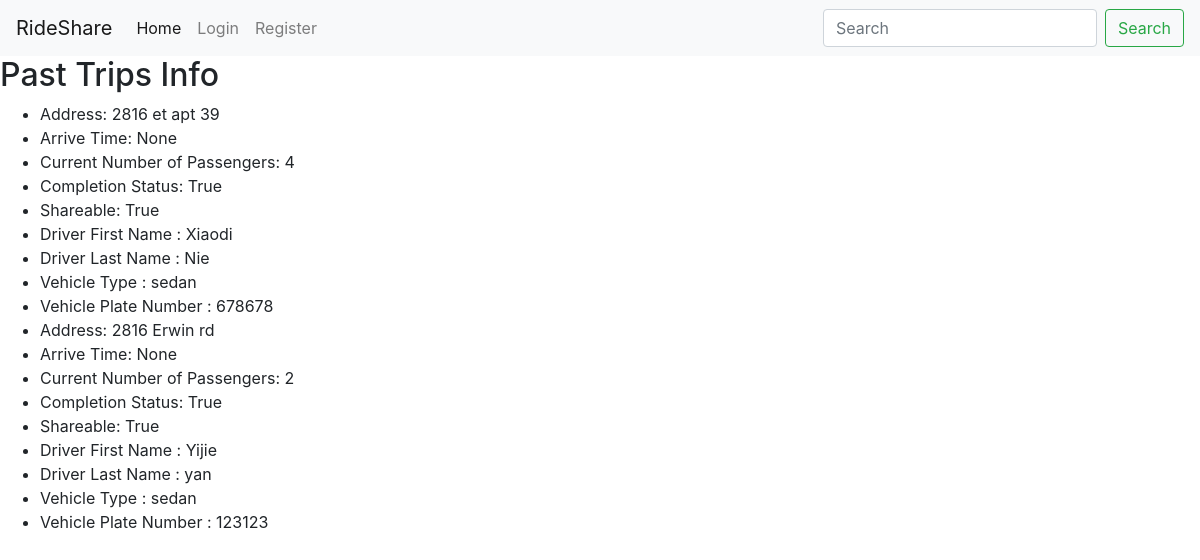
Page /user/1/past_trip/ on the committed database.
### ride_share/models.py (models this page shows, shortened)
class Trip(models.Model):
    owner_id = models.PositiveSmallIntegerField('owner_id', default=0)
    address = models.CharField('address', max_length=128, default=None)
    note = models.CharField('note', max_length=128, blank=True)
    time = models.DateTimeField('time', default=timezone.now())
    curr_passenger = models.PositiveSmallIntegerField('curr_passenger', default=0)
    is_confirm = models.BooleanField('is_confirm', default=False)
    driver_id = models.PositiveSmallIntegerField('driver_id', default=0)
    is_complete = models.BooleanField('is_complete', default=False)
    is_shareable = models.BooleanField('is_shareable', default=False)
    class Meta:
        verbose_name = 'Trip Information'

class Vehicle(models.Model):
    driver = models.OneToOneField(Driver, on_delete=models.CASCADE, related_name='vehicle')
    note_driver = models.CharField('note_driver', max_length=128, blank=True)
    type = models.CharField('type', max_length=128, blank=True)
    plate_num = models.CharField('plate_num', max_length=128, blank=True)
    max_passenger = models.PositiveSmallIntegerField('max_passenger', default=0)
    class Meta:
        verbose_name = 'Vehicle Information'

### ride_share/views.py (the view, shortened to what this page needs)
# urls.py: re_path(r'^user/(?P<pk>\d+)/past_trip/$', views.past_trip, name='past_trip'),
def past_trip(request, pk):
    trips_nonshare = Trip.objects.filter((Q(owner_id=pk) | Q(driver_id=pk)) & Q(is_confirm=True))
    tripsharer = TripSharerList.objects.filter(user_id=pk)
    trips = []
    trips_share = []
    if (not trips_nonshare.exists()) and (not tripsharer.exists()):
        return render(request, 'ride_share/past_trip.html',
                     {'message': 'You have no past trips.'})
    else:
        if trips_nonshare.exists():
            for trip in trips_nonshare:
                driver_id = trip.driver_id
                driver_profile_one = get_object_or_404(User, pk=driver_id)
                vehicle_one = get_object_or_404(Vehicle, pk=driver_profile_one.driver.pk)
                tup1 = (trip, driver_profile_one, vehicle_one)
                trips.append(tup1)
        return render(request, 'ride_share/past_trip.html',
                     {'trips': trips, 'trips_share': trips_share})

### ride_share/templates/ride_share/past_trip.html (shortened to what this page needs)
{% extends '../base.html' %}
    {% block content %}
    <form method="post" action="" enctype="multipart/form-data">
        <h2>Past Trips Info</h2>
        {%if message%}
            <li>{{message}}</li>
        {%else%}
            <ul>
                {%if trips%}
                    {% for item in trips%}
                            <li>Address: {{ item.0.address }} </li>
                            <li>Arrive Time: {{ item.0.time }} </li>
                            <li>Current Number of Passengers: {{ item.0.curr_passenger }} </li>
                            <li>Completion Status:  {{ item.0.is_complete }} </li>
                            <li>Shareable: {{item.0.is_shareable}}</li>
                            <li>Driver First Name : {{ item.1.first_name }} </li>
                            <li>Driver Last Name : {{ item.1.last_name }} </li>
                            <li>Vehicle Type : {{ item.2.type }} </li>
                            <li>Vehicle Plate Number : {{ item.2.plate_num }} </li>
                    {%endfor%}
                {%endif%}
            </ul>
        {%endif%}
    </form>
        {% endblock %}

### ride_share/templates/base.html (shortened to what this page needs)
<!DOCTYPE html>
<html>
<head>
    <link rel="stylesheet" href="https://stackpath.bootstrapcdn.com/bootstrap/4.1.3/css/bootstrap.min.css">
</head>
<body>
    <nav class="navbar navbar-expand-lg navbar-light bg-light">
      <a class="navbar-brand" href="#">RideShare</a>
      <div class="collapse navbar-collapse" id="navbarSupportedContent">
        <ul class="navbar-nav mr-auto">
          <li class="nav-item active">
            <a class="nav-link" href="/">Home <span class="sr-only">(current)</span></a>
          </li>
          {% if user.is_authenticated%}
            <li class="nav-item dropdown">
            <a class="nav-link dropdown-toggle" href="#" id="navbarDropdown" role="button" data-toggle="dropdown" aria-haspopup="true" aria-expanded="false">
              My Account
            </a>
                <div class="dropdown-menu" aria-labelledby="navbarDropdown">
                  <a class="dropdown-item" href="{% url 'ride_share:profile_update' user.id %}">Edit Profile</a>
                  <a class="dropdown-item" href="{% url 'ride_share:pwd_change' user.id %}">Change Password </a>
                  <a class="dropdown-item" href="{% url 'ride_share:profile' user.id %}">View Profile</a>
                  <div class="dropdown-divider"></div>
                  <a class="dropdown-item" href="{% url 'ride_share:logout' %}">Logout</a>
                </div>
          </li>
            {%if user.profile.is_driver%}
            <li><a class="nav-link" href="{% url 'ride_share:driver_search_order' user.id %}">Search Ride Request</a></li>
            {%endif%}
            <li><a class="nav-link" href="{% url 'ride_share:request_car' user.id %}">Request Ride</a></li>
            <li><a class="nav-link" href="{% url 'ride_share:share_car' user.id %}">Share Ride</a></li>
            <li><a class="nav-link" href=" {% url 'ride_share:current_trip' user.id %}">Current Trip</a></li>
            <li><a class="nav-link" href=" {% url 'ride_share:past_trip' user.id %}">Past Trip</a></li>
          {% else %}
            <li class="nav-item">
              <a class="nav-link" href="/login">Login</a>
            </li>
            <li class="nav-item">
              <a class="nav-link" href="/register">Register</a>
            </li>
          {% endif %}
        </ul>
        <form class="form-inline my-2 my-lg-0">
          <input class="form-control mr-sm-2" type="search" placeholder="Search" aria-label="Search">
          <button class="btn btn-outline-success my-2 my-sm-0" type="submit">Search</button>
        </form>
      </div>
    </nav>
  {% block content %}
  {% endblock content %}
</body>
</html>

### rows in the picture
Trip: address "2816 et apt 39", time "None", curr_passenger "4", is_complete "True", is_shareable "True", first_name "Xiaodi", last_name "Nie", type "sedan", plate_num "678678"
Trip: address "2816 Erwin rd", time "None", curr_passenger "2", is_complete "True", is_shareable "True", first_name "Yijie", last_name "yan", type "sedan", plate_num "123123"
